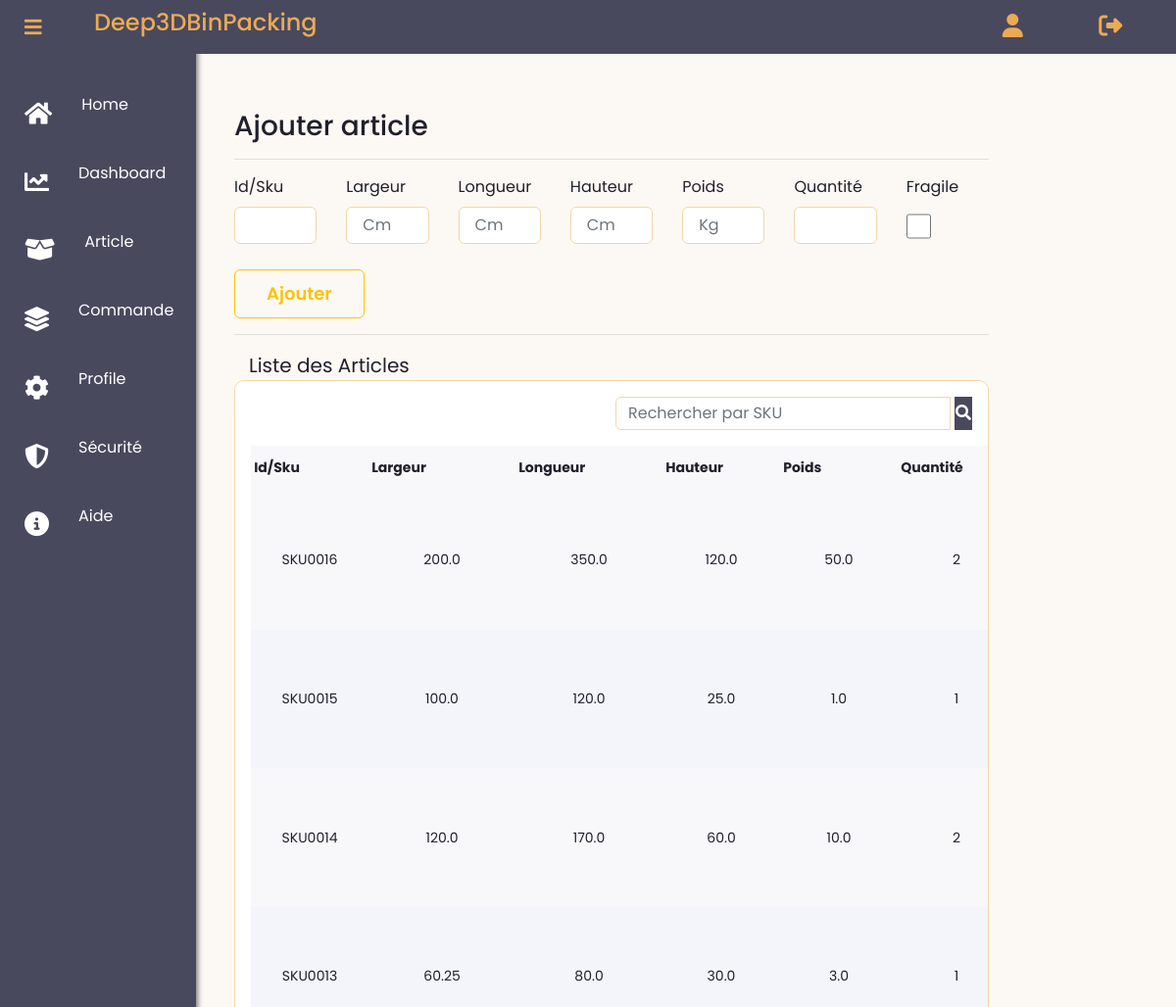
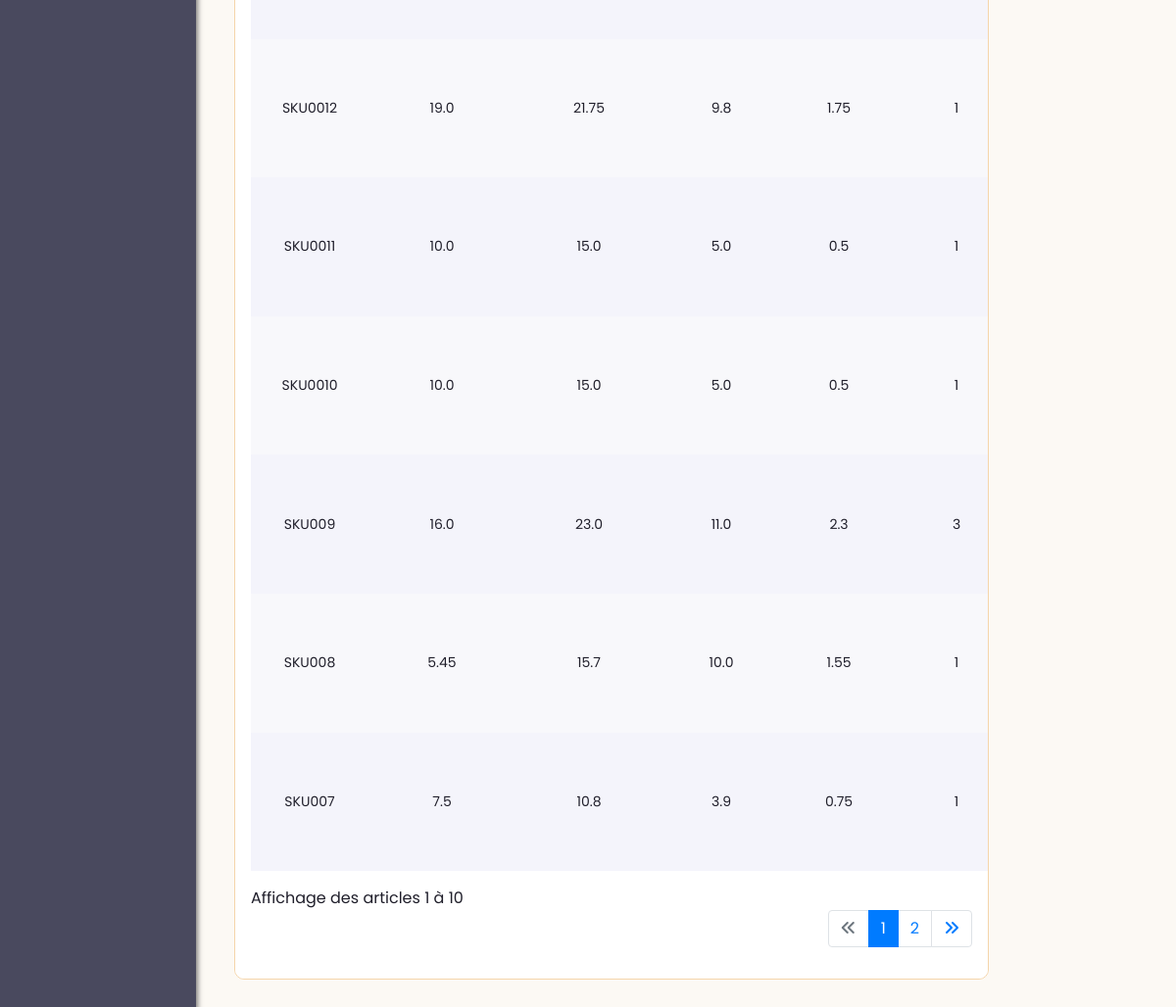
The app's page /new_article (signed in), older data (2 pictures, top to bottom).
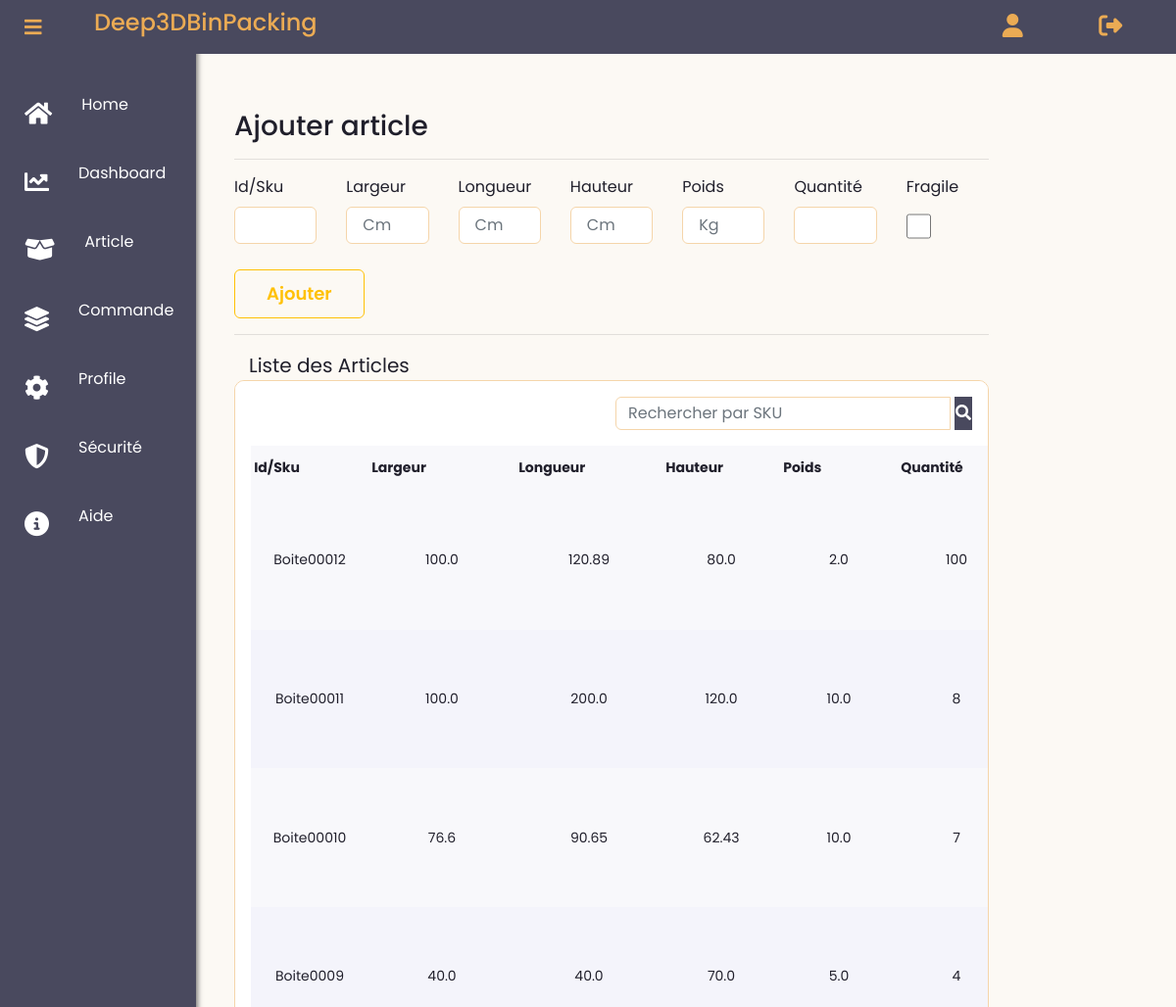
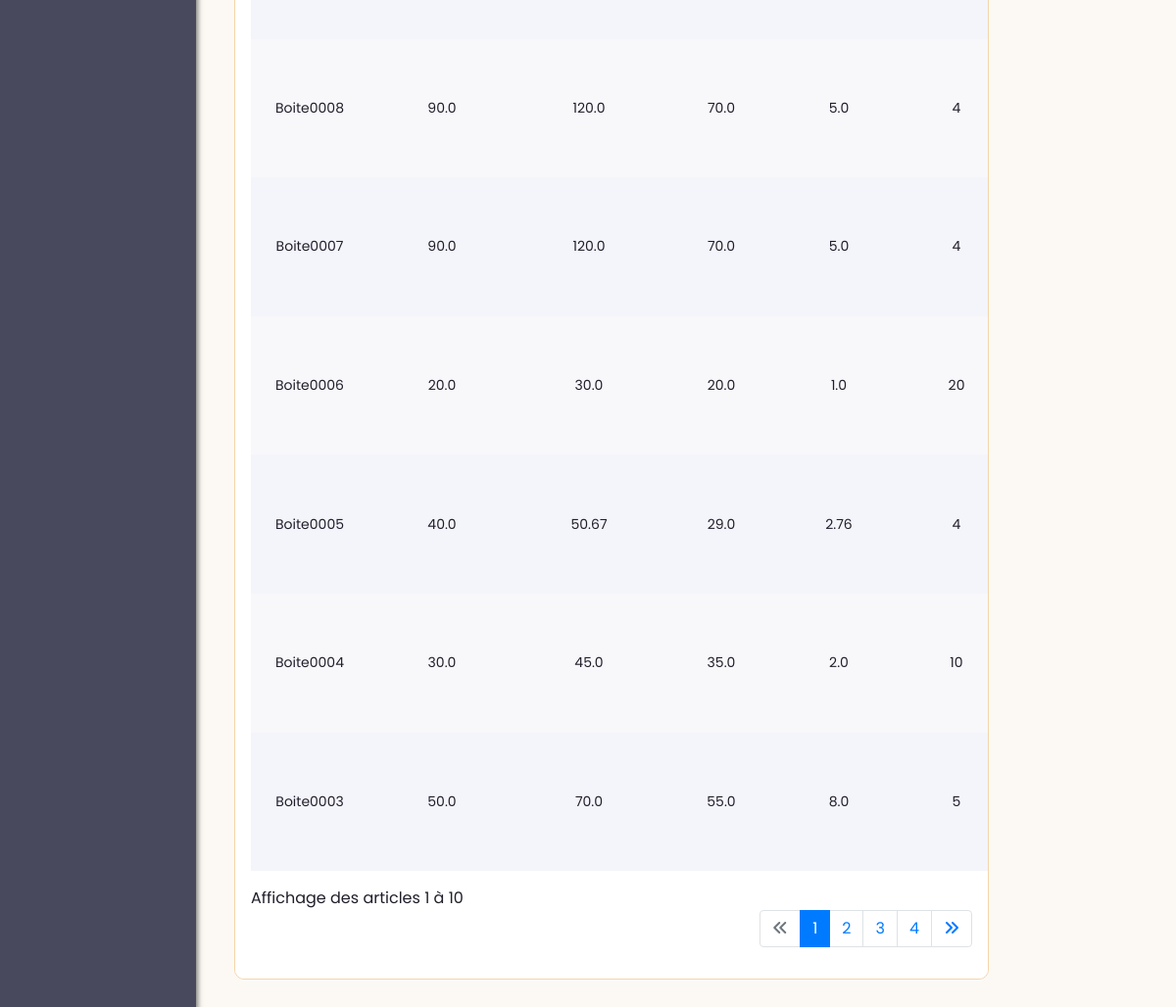
The same page, newer data (2 pictures, top to bottom).
### app/models.py (models this page shows, shortened)
class Article(db.Model):
    __tablename__ = 'Article'
    id = db.Column(db.Integer, primary_key=True, autoincrement=True)
    user_id = db.Column(db.Integer(), db.ForeignKey('User.id'))
    sku = db.Column(db.String(30), nullable=False)
    largeur = db.Column(db.Float(precision=5), nullable=False)
    longueur = db.Column(db.Float(precision=5), nullable=False)
    hauteur = db.Column(db.Float(precision=5), nullable=False)
    poids = db.Column(db.Float(precision=5), nullable=False)
    quantite = db.Column(db.Integer(), nullable=False)
    fragile = db.Column(db.Boolean(), default=False)
    date_creation = db.Column(db.Date,default=dt_date.today())
    commandes = db.relationship('Commande', secondary=association_table_article_commande, back_populates='articles')

### app/routes.py (the view, shortened to what this page needs)
@app.route("/new_article", methods=['GET', 'POST'])
@login_required
def new_article():
    form = ArticleForm()
    page = request.args.get('page', 1, type=int)
    '''for article in articles_pagination:
        article.largeur = int(article.largeur)
        article.longueur = int(article.longueur)
        article.hauteur = int(article.hauteur)
        article.poids = int(article.poids)'''
    nombre_articles = Article.query.filter_by(user_id=current_user.id).count()
    search_article = request.args.get('search_article')
    per_page = 5
    if search_article:
        articles_query = Article.query.filter((Article.sku.ilike(f'%{search_article}%')))
    else:
        articles_query = Article.query.filter_by(user_id=current_user.id).order_by(Article.id.desc())
    articles_pagination = articles_query.paginate(page=page, per_page=number_articles_per_page, error_out=False)
    pagination_args = Pagination(page=page, per_page=per_page, total=nombre_articles, css_framework='bootstrap4')
    articles = articles_pagination.items
    per_page = articles_pagination.per_page
    page = articles_pagination.page
    start_index = (page - 1) * per_page + 1
    end_index = min(page * per_page, nombre_articles)
    '''total_stock = Article.query.filter_by(user_id=current_user.id).count()

   if total_stock < 10 and not session.get('alert_displayed') and current_user.id ==current_user.id:
        flash('Attention ! Le stock total des articles est inférieur à 10.', 'warning')
        session['alert_displayed'] = True
        # Vérifier si le son d'alerte a déjà été joué pour cet utilisateur
        if not session.get('alert_sound_played') and current_user.id==current_user.id:
            for i in range(0, 2):
                playsound("app/static/audio/bip.mp3")  # Jouer le fichier audio
            # Marquer que le son d'alerte a été joué pour cet utilisateur
            session['alert_sound_played'] = True'''
    return render_template('user_dashboard/create_article.html', title='New Article',pagination_args=pagination_args, start_index=start_index, end_index=end_index,  form=form, articles=articles, articles_pagination=articles_pagination)

### app/forms.py (shortened to what this page needs)
class ArticleForm(FlaskForm):
    id = HiddenField('ID de l\'article')
    sku = StringField("Id/Sku",validators=[DataRequired()])
    largeur = FloatField('Largeur', validators=[DataRequired()],render_kw={"placeholder": "Cm"})
    longueur = FloatField('Longueur', validators=[DataRequired()],render_kw={"placeholder": "Cm"})
    hauteur = FloatField('Hauteur', validators=[DataRequired()],render_kw={"placeholder": "Cm"})
    poids = FloatField('Poids', validators=[DataRequired()],render_kw={"placeholder": "Kg"})
    quantite = IntegerField('Quantité', validators=[DataRequired()])
    fragile = BooleanField('Fragile', default=False)
    submit = SubmitField('Ajouter')

### app/models.py (called while the page is built)
@login_manager.user_loader
def load_user(user_id):
    return User.query.get(int(user_id))

### app/routes.py (called while the page is built)
@app.before_request
def before_request():
    if current_user.is_authenticated:
        g.image = url_for('static', filename='images/' + current_user.image) if current_user.image else None
    else:
        g.image = None

### app/templates/user_dashboard/create_article.html (shortened to what the changed rows need)
{% extends "user_dashboard/layout.html" %}
{% block content %}
<div id="app" class="col-lg-10">
  <div class="card detail">
  {% if articles %}
        <table id="user-table" class=" nowrap" cellspacing="2" width="100%">
          <thead>
            <tr>
              <th>Id/Sku</th>
              <th>Largeur</th>
              <th>Longueur</th>
              <th>Hauteur</th>
              <th>Poids</th>
              <th>Quantité</th>
            </tr>
          </thead>
          <tbody>
            {% for article in articles %}
            {% if article.user_id == current_user.id %}
            <tr>
              <td style=" text-align: center;">{{article.sku}}</td>
              <td style=" text-align: center;">{{article.largeur}}</td>
              <td style=" text-align: center;">{{article.longueur}}</td>
              <td style=" text-align: center;">{{article.hauteur}}</td>
              <td style=" text-align: center;">{{article.poids}}</td>
              <td style=" text-align: center;">{{article.quantite}}</td>
            </tr>
            {% endif %}
            {% endfor %}
          </tbody>
        </table>
          <nav aria-label="Page navigation example">
            <ul class="pagination justify-content-end">
              {% for page_num in articles_pagination.iter_pages() %}
                {% if page_num %}
                  <li class="page-item {% if page_num == articles_pagination.page %}active{% endif %}">
                    <a class="page-link"  href="{{ url_for('new_article', page=page_num) }}">{{ page_num }}</a>
                  </li>
                {% else %}
                  <li class="page-item disabled">
                    <a class="page-link"  href="#">...</a>
                  </li>
                {% endif %}
              {% endfor %}
            </ul>
          </nav>
    {% else %}
  <div class="alert-warning text-center">
    Aucun article trouvé.
  </div>
</div>
{% endif %}
{% endblock content %}

Row changes from the older to the newer data that the page shows:
no longer on this page (row edited): Article: sku "SKU0016", largeur "200.0", longueur "350.0", hauteur "120.0", poids "50.0", quantite "2"
no longer on this page (row edited): Article: sku "SKU0015", largeur "100.0", longueur "120.0", hauteur "25.0", poids "1.0", quantite "1"
no longer on this page (row unchanged): Article: sku "SKU0014", largeur "120.0", longueur "170.0", hauteur "60.0", poids "10.0", quantite "2"
no longer on this page (row unchanged): Article: sku "SKU0013", largeur "60.25", longueur "80.0", hauteur "30.0", poids "3.0", quantite "1"
no longer on this page (row unchanged): Article: sku "SKU0012", largeur "19.0", longueur "21.75", hauteur "9.8", poids "1.75", quantite "1"
no longer on this page (row unchanged): Article: sku "SKU0011", largeur "10.0", longueur "15.0", hauteur "5.0", poids "0.5", quantite "1"
no longer on this page (row unchanged): Article: sku "SKU0010", largeur "10.0", longueur "15.0", hauteur "5.0", poids "0.5", quantite "1"
no longer on this page (row unchanged): Article: sku "SKU009", largeur "16.0", longueur "23.0", hauteur "11.0", poids "2.3", quantite "3"
no longer on this page (row unchanged): Article: sku "SKU008", largeur "5.45", longueur "15.7", hauteur "10.0", poids "1.55", quantite "1"
no longer on this page (row unchanged): Article: sku "SKU007", largeur "7.5", longueur "10.8", hauteur "3.9", poids "0.75", quantite "1"
added Article: sku "Boite00012", largeur "100.0", longueur "120.89", hauteur "80.0", poids "2.0", quantite "100"
added Article: sku "Boite00011", largeur "100.0", longueur "200.0", hauteur "120.0", poids "10.0", quantite "8"
added Article: sku "Boite00010", largeur "76.6", longueur "90.65", hauteur "62.43", poids "10.0", quantite "7"
added Article: sku "Boite0009", largeur "40.0", longueur "40.0", hauteur "70.0", poids "5.0", quantite "4"
added Article: sku "Boite0008", largeur "90.0", longueur "120.0", hauteur "70.0", poids "5.0", quantite "4"
added Article: sku "Boite0007", largeur "90.0", longueur "120.0", hauteur "70.0", poids "5.0", quantite "4"
added Article: sku "Boite0006", largeur "20.0", longueur "30.0", hauteur "20.0", poids "1.0", quantite "20"
added Article: sku "Boite0005", largeur "40.0", longueur "50.67", hauteur "29.0", poids "2.76", quantite "4"
added Article: sku "Boite0004", largeur "30.0", longueur "45.0", hauteur "35.0", poids "2.0", quantite "10"
added Article: sku "Boite0003", largeur "50.0", longueur "70.0", hauteur "55.0", poids "8.0", quantite "5"
Text that changed along with them:
new list line: "3"
new list line: "4"
